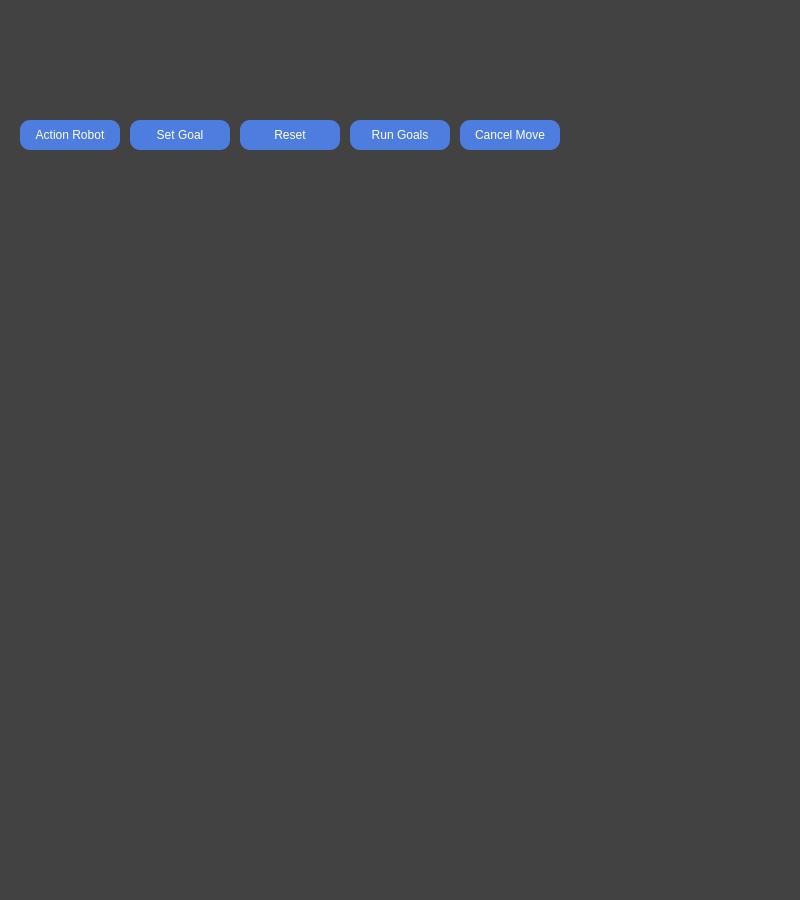
<?xml version="1.0" encoding="UTF-8"?>
<ui version="4.0">
 <class>map_main</class>
 <widget class="QWidget" name="map_main">
  <property name="geometry">
   <rect>
    <x>0</x>
    <y>0</y>
    <width>800</width>
    <height>900</height>
   </rect>
  </property>
  <property name="windowTitle">
   <string>NeoSlamWare</string>
  </property>
  <property name="windowIcon">
   <iconset resource="../ui/myres.qrc">
    <normaloff>:/logo.ico</normaloff>:/logo.ico</iconset>
  </property>
  <property name="styleSheet">
   <string notr="true">QWidget{
background: rgb(66, 66, 66);
}</string>
  </property>
  <widget class="map_view" name="_map_view" native="true">
   <property name="geometry">
    <rect>
     <x>0</x>
     <y>100</y>
     <width>800</width>
     <height>800</height>
    </rect>
   </property>
   <property name="styleSheet">
    <string notr="true"/>
   </property>
  </widget>
  <widget class="QPushButton" name="pushButton">
   <property name="geometry">
    <rect>
     <x>20</x>
     <y>120</y>
     <width>100</width>
     <height>30</height>
    </rect>
   </property>
   <property name="focusPolicy">
    <enum>Qt::NoFocus</enum>
   </property>
   <property name="styleSheet">
    <string notr="true">QPushButton{
color:rgb(255, 255, 255);
border-radius:10px;
background-color:rgb(78, 125, 224);
}

QPushButton:pressed {
    background-color: rgb(28, 59, 124);
}

QPushButton::checked {
   background-color: rgb(28, 59, 124);
}</string>
   </property>
   <property name="text">
    <string>Action Robot</string>
   </property>
   <property name="checkable">
    <bool>true</bool>
   </property>
  </widget>
  <widget class="QPushButton" name="pushButton_2">
   <property name="geometry">
    <rect>
     <x>130</x>
     <y>120</y>
     <width>100</width>
     <height>30</height>
    </rect>
   </property>
   <property name="focusPolicy">
    <enum>Qt::NoFocus</enum>
   </property>
   <property name="styleSheet">
    <string notr="true">QPushButton{
color:rgb(255, 255, 255);
border-radius:10px;
background-color:rgb(78, 125, 224);
}

QPushButton:pressed {
    background-color: rgb(28, 59, 124);
}

QPushButton::checked {
   background-color: rgb(28, 59, 124);
}</string>
   </property>
   <property name="text">
    <string>Set Goal</string>
   </property>
   <property name="checkable">
    <bool>true</bool>
   </property>
  </widget>
  <widget class="QPushButton" name="pushButton_3">
   <property name="geometry">
    <rect>
     <x>240</x>
     <y>120</y>
     <width>100</width>
     <height>30</height>
    </rect>
   </property>
   <property name="focusPolicy">
    <enum>Qt::NoFocus</enum>
   </property>
   <property name="styleSheet">
    <string notr="true">QPushButton{
color:rgb(255, 255, 255);
border-radius:10px;
background-color:rgb(78, 125, 224);
}

QPushButton:pressed {
    background-color: rgb(28, 59, 124);
}

QPushButton::checked {
   background-color: rgb(28, 59, 124);
}</string>
   </property>
   <property name="text">
    <string>Reset</string>
   </property>
  </widget>
  <widget class="QPushButton" name="pushButton_4">
   <property name="geometry">
    <rect>
     <x>350</x>
     <y>120</y>
     <width>100</width>
     <height>30</height>
    </rect>
   </property>
   <property name="focusPolicy">
    <enum>Qt::NoFocus</enum>
   </property>
   <property name="styleSheet">
    <string notr="true">QPushButton{
color:rgb(255, 255, 255);
border-radius:10px;
background-color:rgb(78, 125, 224);
}

QPushButton:pressed {
    background-color: rgb(28, 59, 124);
}

QPushButton::checked {
   background-color: rgb(28, 59, 124);
}</string>
   </property>
   <property name="text">
    <string>Run Goals</string>
   </property>
  </widget>
  <widget class="map_menu" name="_map_menu" native="true">
   <property name="geometry">
    <rect>
     <x>0</x>
     <y>0</y>
     <width>800</width>
     <height>100</height>
    </rect>
   </property>
  </widget>
  <widget class="QPushButton" name="pushButton_5">
   <property name="geometry">
    <rect>
     <x>460</x>
     <y>120</y>
     <width>100</width>
     <height>30</height>
    </rect>
   </property>
   <property name="focusPolicy">
    <enum>Qt::NoFocus</enum>
   </property>
   <property name="styleSheet">
    <string notr="true">QPushButton{
color:rgb(255, 255, 255);
border-radius:10px;
background-color:rgb(78, 125, 224);
}

QPushButton:pressed {
    background-color: rgb(28, 59, 124);
}

QPushButton::checked {
   background-color: rgb(28, 59, 124);
}</string>
   </property>
   <property name="text">
    <string>Cancel Move</string>
   </property>
  </widget>
 </widget>
 <customwidgets>
  <customwidget>
   <class>map_view</class>
   <extends>QWidget</extends>
   <header location="global">map_view.h</header>
   <container>1</container>
  </customwidget>
  <customwidget>
   <class>map_menu</class>
   <extends>QWidget</extends>
   <header location="global">map_menu.h</header>
   <container>1</container>
  </customwidget>
 </customwidgets>
 <resources>
  <include location="../ui/myres.qrc"/>
 </resources>
 <connections/>
</ui>
